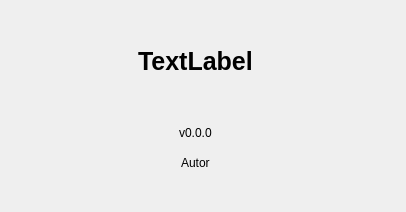
<?xml version="1.0" encoding="UTF-8"?>
<ui version="4.0">
 <class>Dialog</class>
 <widget class="QDialog" name="Dialog">
  <property name="geometry">
   <rect>
    <x>0</x>
    <y>0</y>
    <width>406</width>
    <height>212</height>
   </rect>
  </property>
  <property name="windowTitle">
   <string>Dialog</string>
  </property>
  <widget class="QWidget" name="verticalLayoutWidget">
   <property name="geometry">
    <rect>
     <x>0</x>
     <y>10</y>
     <width>391</width>
     <height>181</height>
    </rect>
   </property>
   <layout class="QVBoxLayout" name="verticalLayout">
    <item alignment="Qt::AlignHCenter">
     <widget class="QLabel" name="name">
      <property name="minimumSize">
       <size>
        <width>0</width>
        <height>0</height>
       </size>
      </property>
      <property name="maximumSize">
       <size>
        <width>16777215</width>
        <height>80</height>
       </size>
      </property>
      <property name="font">
       <font>
        <pointsize>19</pointsize>
        <weight>75</weight>
        <bold>true</bold>
       </font>
      </property>
      <property name="text">
       <string>TextLabel</string>
      </property>
     </widget>
    </item>
    <item>
     <layout class="QVBoxLayout" name="verticalLayout_2">
      <property name="spacing">
       <number>0</number>
      </property>
      <item alignment="Qt::AlignHCenter">
       <widget class="QLabel" name="version">
        <property name="maximumSize">
         <size>
          <width>16777215</width>
          <height>30</height>
         </size>
        </property>
        <property name="font">
         <font>
          <underline>false</underline>
         </font>
        </property>
        <property name="text">
         <string>v0.0.0</string>
        </property>
       </widget>
      </item>
      <item alignment="Qt::AlignHCenter">
       <widget class="QLabel" name="author">
        <property name="maximumSize">
         <size>
          <width>16777215</width>
          <height>30</height>
         </size>
        </property>
        <property name="font">
         <font>
          <underline>false</underline>
         </font>
        </property>
        <property name="text">
         <string>Autor</string>
        </property>
       </widget>
      </item>
     </layout>
    </item>
   </layout>
  </widget>
 </widget>
 <resources/>
 <connections/>
</ui>
